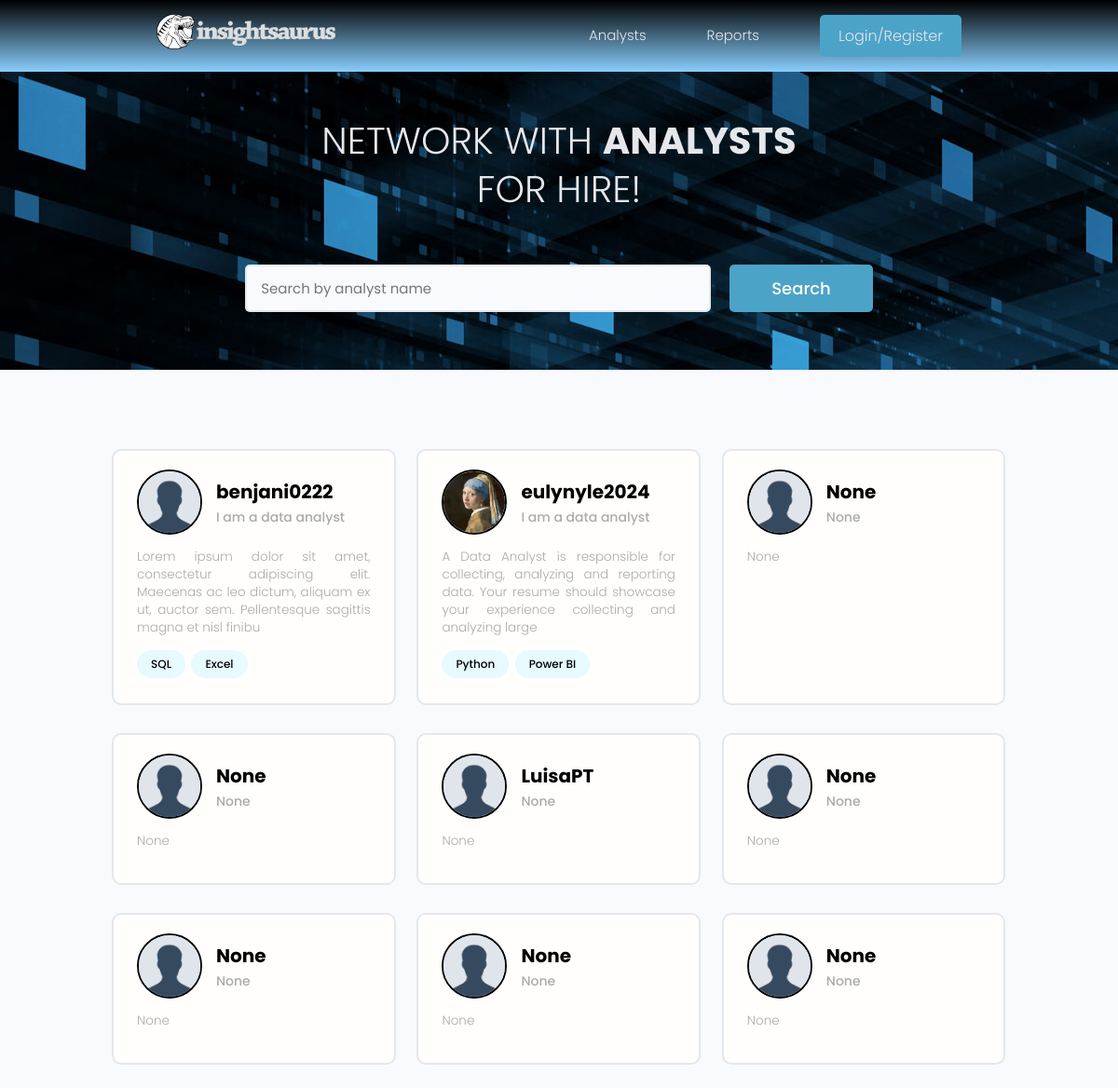
/users/, run on an earlier commit of the app's database.
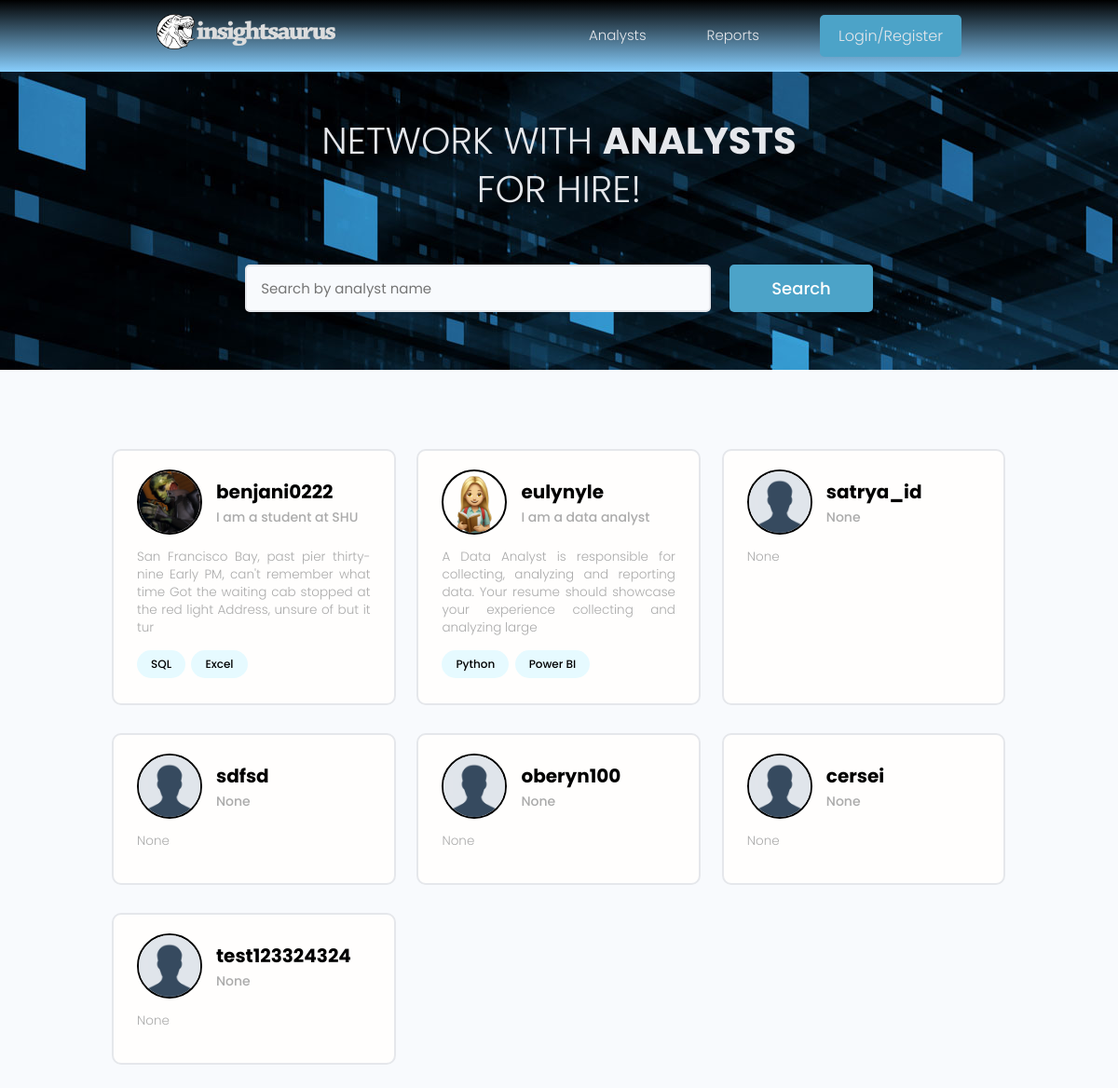
And on a later commit of the database.
### users/models.py (models this page shows, shortened)
class Profile(models.Model):
    user = models.OneToOneField(User, on_delete=models.CASCADE, null=True, blank=True)
    name = models.CharField(max_length=200, blank=True, null=True)
    email = models.EmailField(max_length=200, blank=True, null=True)
    username = models.CharField(max_length=200, blank=True, null=True)
    location = models.CharField(max_length=200, blank=True, null=True)
    short_bio = models.CharField(max_length=200, blank=True, null=True)
    bio = models.CharField(max_length=2000, blank=True, null=True)
    profile_image = models.ImageField(null=True, blank=True, upload_to='profiles/', default="profiles/default-profile.png")
    available = models.BooleanField(default=False)
    created = models.DateTimeField(auto_now_add=True)
    id_num = models.UUIDField(default=uuid.uuid4, unique=True, primary_key=True, editable=False)

class Skill(models.Model):
    owner = models.ForeignKey(Profile, on_delete=models.CASCADE, null=True, blank=True)
    name = models.CharField(max_length=200, blank=True, null=True)
    description = models.TextField(null=True, blank=True)
    created = models.DateTimeField(auto_now_add=True)
    id_num = models.UUIDField(default=uuid.uuid4, unique=True, primary_key=True, editable=False)
    def __str__(self):
        return str(self.name)

### users/views.py (the view)
# urls.py: path('', views.profiles, name="profiles"),
def profiles(request):
    profiles = Profile.objects.all()
    context = {'profiles': profiles}
    return render(request, 'users/profiles.html', context)

### users/templates/users/profiles.html (shortened to what this page needs)
{% extends 'main.html' %}
{% block content %}
<main class="home">
    <section class="hero-section text-center">
      <div class="container container--narrow">
        <div class="hero-section__box">
          <h2>NETWORK WITH <span>ANALYSTS</span></h2>
          <h2>FOR HIRE!</h2>
        </div>
        <div class="hero-section__search">
          <form class="form" action="#" method="get">
            <div class="form__field">
              <input class="input input--text" id="formInput#search" type="text" name="text"
                placeholder="Search by analyst name" />
            </div>
            <input class="btn btn--sub btn--lg" type="submit" value="Search" />
          </form>
        </div>
      </div>
    </section>
    <section class="devlist">
      <div class="container">
        <div class="grid grid--three">
          {% for profile in profiles %}
          <div class="column card">
            <div class="dev">
              <a href="{% url 'user-profile' profile.id_num %}" class="card__body">
                <div class="dev__profile">
                  <img class="avatar avatar--md" src="{{ profile.profile_image.url }}" alt="image" />
                  <div class="dev__meta">
                    <h3>{{ profile.username }}</h3>
                    <h5>{{ profile.short_bio|slice:"50" }}</h5>
                  </div>
                </div>
                <p class="dev__info">{{ profile.bio|slice:"150" }}</p>
                <div class="dev__skills">
                  {% for skill in profile.skill_set.all|slice:"5" %}
                  <span class="tag tag--pill tag--main">
                    <small>{{skill}}</small>
                  </span>
                  {% endfor %}
                </div>
              </a>
            </div>
          </div>
          {% endfor %}
        </div>
      </div>
    </section>
  </main>
{% endblock content %}

What changed in the data, as far as the page shows it:
removed Profile: profile_image (placeholder picture), username "None", short_bio "None", bio "None"
removed Profile: profile_image (placeholder picture), username "None", short_bio "None", bio "None"
removed Profile: profile_image (placeholder picture), username "LuisaPT", short_bio "None", bio "None"
removed Profile: profile_image (placeholder picture), username "None", short_bio "None", bio "None"
removed Profile: profile_image (placeholder picture), username "None", short_bio "None", bio "None"
removed Profile: profile_image (placeholder picture), username "None", short_bio "None", bio "None"
removed Profile: profile_image (placeholder picture), username "None", short_bio "None", bio "None"
changed Profile "benjani0222": profile_image: picture added in place of a placeholder; short_bio "I am a data analyst" → "I am a student at SHU"; bio "Lorem ipsum dolor sit amet, consectetur adipiscing elit. Maecenas ac leo dictum, aliquam ex ut, auctor sem. Pellentesque sagittis magna et nisl finibu" → "San Francisco Bay, past pier thirty-nine Early PM, can't remember what time Got the waiting cab stopped at the red light Address, unsure of but it tur"
changed Profile "I am a data analyst": profile_image: a different picture; username "eulynyle2024" → "eulynyle"
added Profile: profile_image (placeholder picture), username "satrya_id", short_bio "None", bio "None"
added Profile: profile_image (placeholder picture), username "sdfsd", short_bio "None", bio "None"
added Profile: profile_image (placeholder picture), username "oberyn100", short_bio "None", bio "None"
added Profile: profile_image (placeholder picture), username "cersei", short_bio "None", bio "None"
added Profile: profile_image (placeholder picture), username "test123324324", short_bio "None", bio "None"
